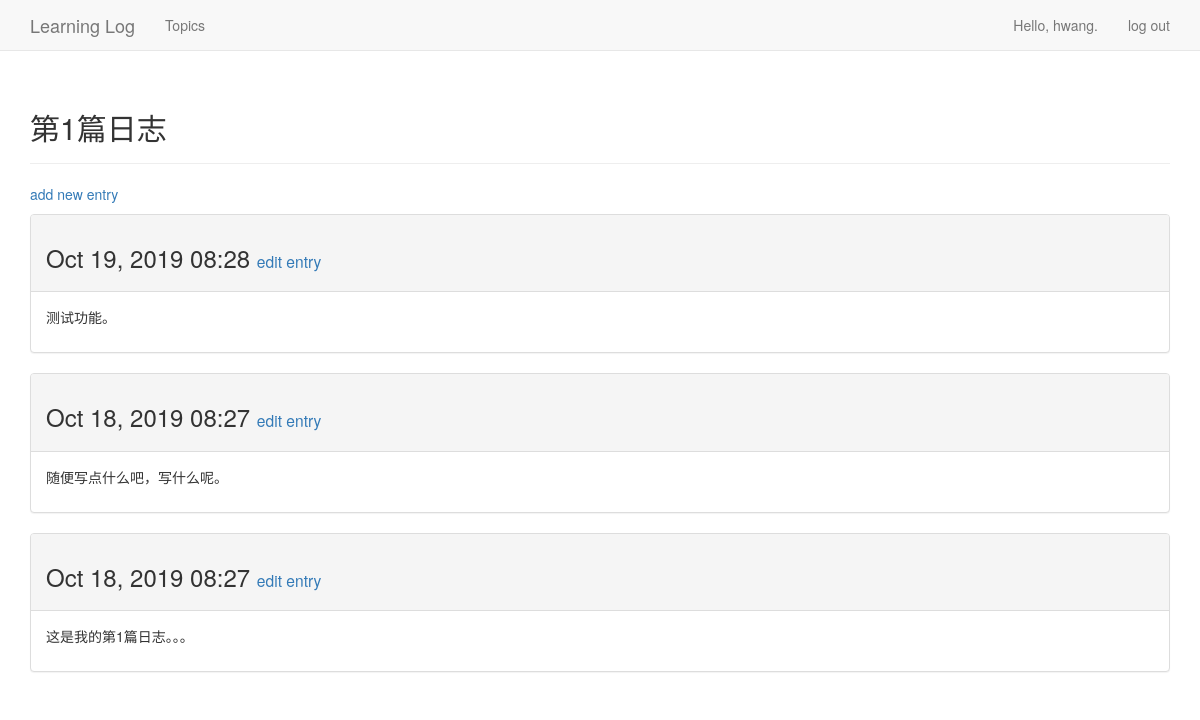
Screenshot of /topics/3/ (signed in) with the database file from the repository.
### learning_logs/models.py (models this page shows, shortened)
class Topic(models.Model):
    text = models.CharField(max_length=200)
    date_added = models.DateTimeField(auto_now_add=True)
    owner = models.ForeignKey(User, on_delete=models.PROTECT)
    public = models.BooleanField(default=False)
    def __str__(self):
        return self.text

class Entry(models.Model):
    topic = models.ForeignKey(Topic, on_delete=models.PROTECT)
    text = models.TextField()
    date_added = models.DateTimeField(auto_now_add=True)
    class Meta:
        verbose_name_plural = 'entries'

### learning_logs/views.py (the view)
# urls.py: url(r'^topics/(?P<topic_id>\d+)/$', views.topic, name='topic'),
@login_required
def topic(request, topic_id):
    topic = get_object_or_404(Topic, id=topic_id)
    """检查当前登录用户是主题所有者，或主题设置了public属性"""
    check_topic_owner(topic, request)
    entries = topic.entry_set.order_by('-date_added')
    context = {'topic': topic, 'entries': entries}
    return render(request, 'learning_logs/topic.html', context)

### learning_logs/views.py (called while the page is built)
def check_topic_owner(topic, request):
    if topic.owner != request.user:
        if topic.public == False:
            raise  Http404

### learning_logs/templates/learning_logs/topic.html
{% extends 'learning_logs/base.html' %}
{% block header %}
  <h2>{{ topic }}</h2>
{% endblock header %}
{% block content %}
  <p>
    <a href="{% url 'learning_logs:new_entry' topic.id %}">add new entry</a>
  </p>
  {% for entry in entries %}
    <div class="panel panel-default">
      <div class="panel-heading">
        <h3>
          {{ entry.date_added|date:'M d, Y H:i' }}
          <small>
            <a href="{% url 'learning_logs:edit_entry' entry.id %}">
                edit entry</a>
          </small>
        </h3>
      </div>
      <div class="panel-body">
        {{ entry.text|linebreaks }}
      </div>
    </div>
  {% empty %}
       There are no entries for this topic yet.
  {% endfor %}
{% endblock content %}

### learning_logs/templates/learning_logs/base.html (shortened to what this page needs)
{% load bootstrap3 %}
<!DOCTYPE html>
<html lang="en">
  <head>
    {% bootstrap_css %}
  </head>
  <body>
    <nav class="navbar navbar-default navbar-static-top" role="navigation">
      <div class="container">
        <div class="navbar-header">
          <a class="navbar-brand" href="{% url 'learning_logs:index' %}">
                Learning Log</a>
        </div>
        <div id="navbar" class="navbar-collapse collapse">
          <ul class="nav navbar-nav">
            <li><a href="{% url 'learning_logs:topics' %}">Topics</a></li>
          </ul>
          <ul class="nav navbar-nav navbar-right">
            {% if user.is_authenticated %}
              <li><a>Hello, {{ user.username }}.</a></li>
              <li><a href="{% url 'users:logout' %}">log out</a></li>
            {% else %}
              <li><a href="{% url 'users:register' %}">register</a></li>
              <li><a href="{% url 'users:login' %}">log in</a></li>
            {% endif %}
          </ul>
        </div>
      </div>
    </nav>
    <div class="container">
      <div class="page-header">
        {% block header %}{% endblock header %}
      </div>
      <div>
        {% block content %}{% endblock content %}
      </div>
    </div>
  </body>
</html>

### rows the page displays
Topic: text "第1篇日志"
Entry: date_added "Oct 19, 2019 08:28", text "测试功能。"
Entry: date_added "Oct 18, 2019 08:27", text "随便写点什么吧，写什么呢。"
Entry: date_added "Oct 18, 2019 08:27", text "这是我的第1篇日志。。。"

### other values shown
{{ user.username }} "hwang"
